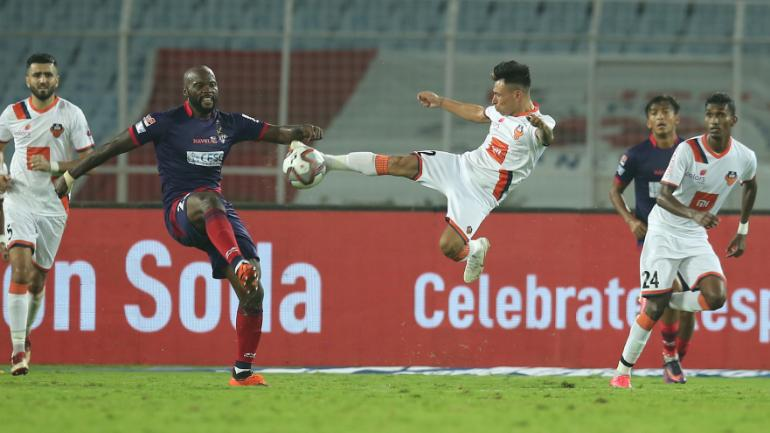
//> input picture fcgoa.jpg, 770 x 433 px
$ ./scaledown   (built with g++ and OpenCV 4)
//> lines starting //> are read from the running program, lines starting //| are printed output that depends on the picture
#include<iostream>
#include "opencv2/highgui/highgui.hpp"
#include "opencv2/imgproc/imgproc.hpp"
#include "opencv2/core/core.hpp"
using namespace cv;
using namespace std;
int main()
{
	Mat img=imread("fcgoa.jpg",0);
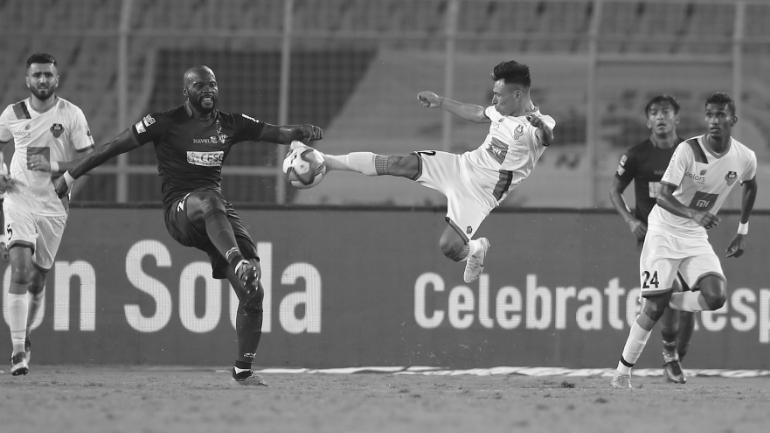
//> img: 433 rows x 770 cols, CV_8UC1; min 1, max 255, mean 116.7
	cout<<img.rows<<" ";
//| 433
	cout<<img.cols;
//| 770

	Mat img2(img.rows,img.cols,CV_8UC1,Scalar(0));
	int frow=img.rows/2;
//> frow = 216
	int fcol=img.cols/2;
//> fcol = 385
	int arr[img.rows][img.cols];
	int j=0,k=0;
	for(int i=0;i<img.rows;i++)
	{
		for(int j=0;j<img.cols;j++)
		{
			arr[i][j]=0;
		}
	}
	for(int i=0;i<img.rows;i++)
	{

		for(int j=0;j<img.cols;j++)
		{
			arr[i/2][j/2]=arr[i/2][j/2]+img.at<uchar>(i,j);

		}

	}

	for(int i=0;i<img.rows;i++)
	{
		for(int j=0;j<img.cols;j++)
		{
			img2.at<uchar>(i,j)=arr[i][j]/4;
		}
	}
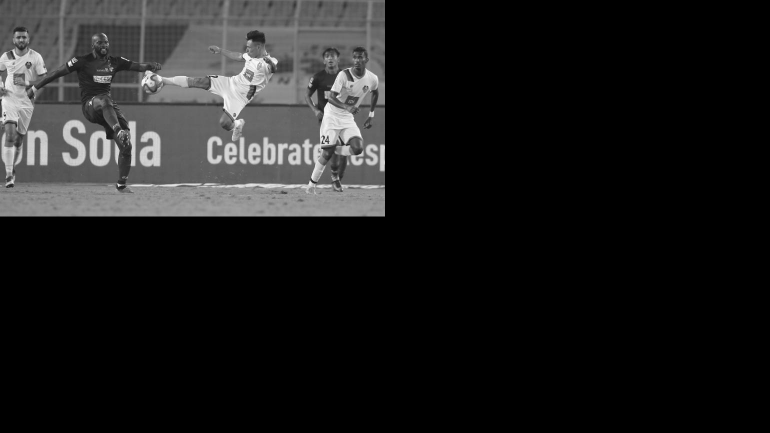
//> img2: 433 rows x 770 cols, CV_8UC1; min 0, max 250, mean 29.1
	namedWindow("win",WINDOW_AUTOSIZE);
	namedWindow("win2",WINDOW_AUTOSIZE);
	imshow("win",img);
	imshow("win2",img2);
	waitKey(0);
	return 0;
}
